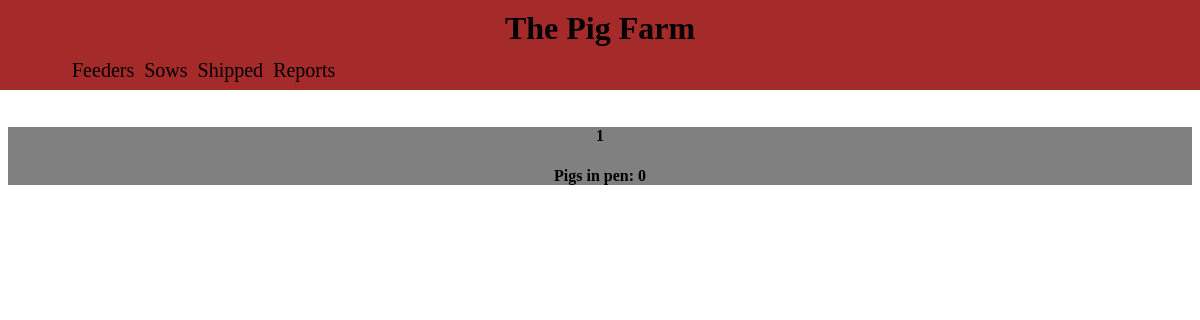
The page /pigs/ (signed in) on the database as committed earlier.
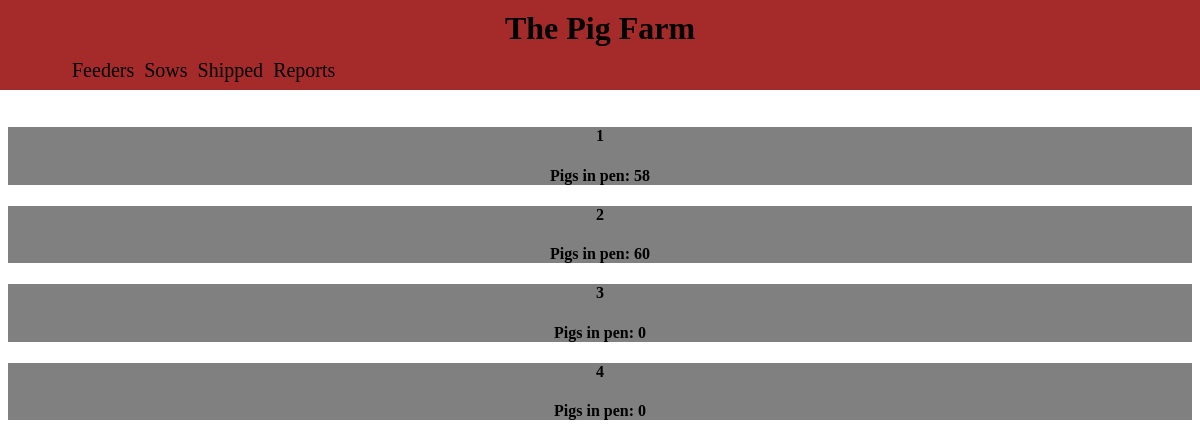
The same page on the database as committed later.
### pigs/models.py (models this page shows, shortened)
class Pigpen(models.Model):
    pen = models.CharField(max_length=2,primary_key=True)
    def __str__(self):
        return str(self.pen)
    class Meta:
        ordering = ['pen']

class Pigsinpen(models.Model):
    pigpen = models.ForeignKey(Pigpen,on_delete=models.CASCADE)
    pigs = models.PositiveIntegerField()
    pig_cost_total = models.DecimalField(max_digits=6,decimal_places=2)
    date = models.DateTimeField()
    notes = models.CharField(max_length = 300,blank=True,null = True)

### pigs/views.py (the view)
class indexview(LoginRequiredMixin, generic.ListView):
    model = Pigpen
    template_name = 'pigs/indexview.html'
    def get_context_data(self, **kwargs):
        context = super().get_context_data(**kwargs)
        context['sows'] = Sows.objects.all()
        return context

### pigs/templates/pigs/indexview.html (shortened to what this page needs)
﻿<!DOCTYPE html>
{% load static %}
<link rel="stylesheet" type="text/css" href="{% static 'pigs/indexviewstyles.css' %}" />
<link rel="stylesheet" type="text/css" href="{% static 'pigs/Generalstyles.css' %}" />
<html lang="en" xmlns="http://www.w3.org/1999/xhtml">
<head>
</head>
<body>
    <div class="header">
        <h1>The Pig Farm</h1>
        <ul>
        <li class="feederpigs"><a class="nostyle stay" href="#Feeders" onclick="testFunc(this)">Feeders</a></li>
        <li><a class="nostyle stay" href="#Sows" onclick="testFunc(this)">Sows</a></li>
        <li><a class="nostyle stay" href="{% url 'pigs:shippedpigs' %}">Shipped</a></li>
        <li><a class="nostyle stay" href="{% url 'pigs:chartjs' %}">Reports</a></li>
        </ul>
    </div>
        <div class="scroll"></div>
        <div class="containers" id="Feeders">
        {% for pen in pigpen_list %}
        <a class="pens" href="{% url 'pigs:pen' pen %}">
                <h4>{{pen}}</h4>
                {% for pig in pen.pigsinpen_set.all %}
                {% if forloop.last %}
                <h4>Pigs in pen: {{pig.pigs}} </h4>
                {%endif%}
                {%empty%}
                <h4>Pigs in pen: 0</h4>
                {%endfor%}
        </a>
        {%endfor%}
       </div>
</body>
</html>

Rows that differ between the two databases and show on the page:
shown differently, row unchanged: Pigpen id 1: no longer shows "Pigs in pen: 0"
added Pigsinpen: pigs "58", shown under Pigpen id 1
added Pigpen: pen "2"
added Pigsinpen: pigs "60", shown under "2"
added Pigpen: pen "3"
added Pigpen: pen "4"
